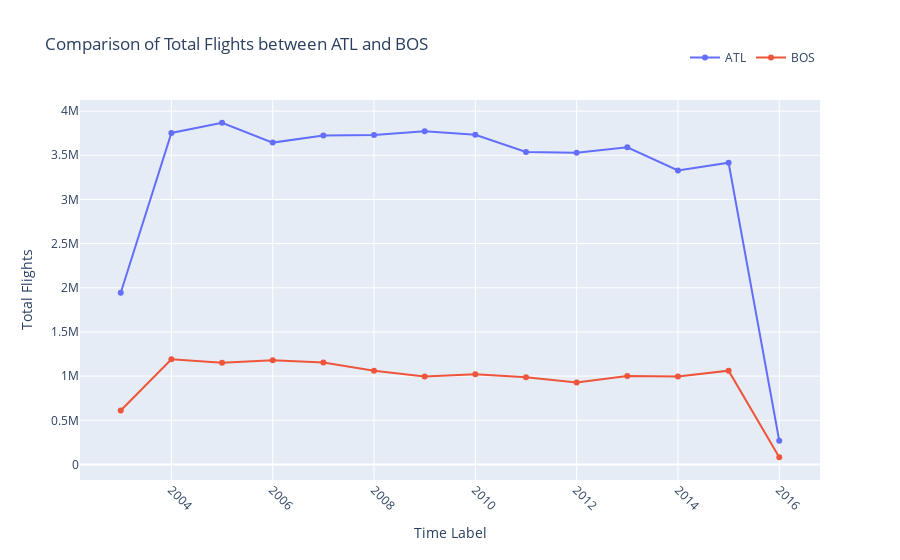

Source (notebook cell):
### Code cell
airport_data = {'ATL': [], 'BOS': []}
for row in result:
    time_label, airport_code, flights_total = row
    airport_data[airport_code].append((time_label, flights_total))

# Plotting the data
# plt.figure(figsize=(10, 6))
# for airport_code, data in airport_data.items():
#     time_labels, total_flights = zip(*data)
#     plt.plot(time_labels, total_flights, label=airport_code)

# plt.xlabel('Time Label')
# plt.ylabel('Total Flights')
# plt.title('Comparison of Total Flights between ATL and BOS')
# plt.legend()
# plt.xticks(rotation=45)
# plt.tight_layout()
# plt.show()
fig = go.Figure()

# Add traces for each airport code
for airport_code, data in airport_data.items():
    time_labels, total_flights = zip(*data)
    fig.add_trace(go.Scatter(x=time_labels, y=total_flights, mode='lines+markers', name=airport_code))

fig.update_layout(
    xaxis=dict(title='Time Label', tickangle=45),
    yaxis=dict(title='Total Flights'),
    title='Comparison of Total Flights between ATL and BOS',
    legend=dict(orientation='h', yanchor='top', y=1.15, xanchor='right', x=1)
)
fig.show()

### Figure 1 — Plotly figure (JSON) as saved in the notebook; plotly's stock layout.template omitted (floating-point values rounded to 4 significant figures)
{"data": [{"mode": "lines+markers", "name": "ATL", "type": "scatter", "x": [2003, 2004, 2005, 2006, 2007, 2008, 2009, 2010, 2011, 2012, 2013, 2014, 2015, 2016], "y": [1943559, 3752901, 3868200, 3643461, 3724803, 3730689, 3772872, 3731364, 3537459, 3527577, 3589938, 3328578, 3415482, 268686]}, {"mode": "lines+markers", "name": "BOS", "type": "scatter", "x": [2003, 2004, 2005, 2006, 2007, 2008, 2009, 2010, 2011, 2012, 2013, 2014, 2015, 2016], "y": [610974, 1191294, 1151937, 1179270, 1155492, 1061496, 996867, 1021707, 987237, 928935, 1002285, 995670, 1062108, 81900]}], "layout": {"legend": {"orientation": "h", "x": 1, "xanchor": "right", "y": 1.15, "yanchor": "top"}, "title": {"text": "Comparison of Total Flights between ATL and BOS"}, "xaxis": {"tickangle": 45, "title": {"text": "Time Label"}}, "yaxis": {"title": {"text": "Total Flights"}}}}
